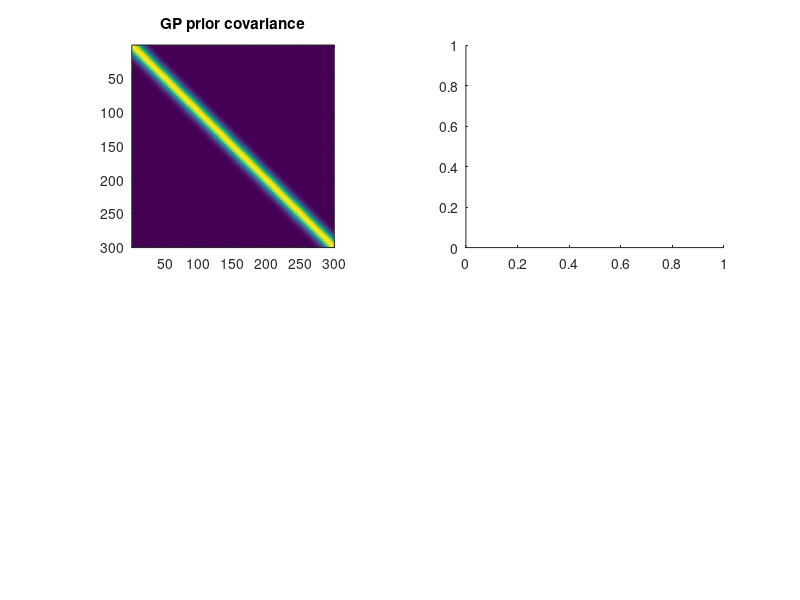

Recreate this plot in MATLAB. (Note: this script raises an error after producing the figure.)
% test script to fit all parameters and extract neural activity from 
% simulated data to see if the overall fitting procedure works
%% 1. make some simulated data:
%% 1.1 Generate movement artifact from GP
% Define anonymous function squared exponential kernel
kSE = @(r,l,x)(r*exp(-(bsxfun(@plus,x(:).^2,x(:).^2')-2*x(:)*x(:)')/(2*l.^2)));
T = 300;  % number of time points
tt = (1:T)';  % time grid
sig_m = .2; % prior standard deviation for movement artifact m
rho_m = sig_m^2;  % prior variance of m
lm = 10; % length scale
Km = kSE(rho_m,lm,tt); % the T x T GP covariance

% Find low-rank approximation to Km using SVD
[Um,Sm] = svd(Km);
thresh = 1e12;  % threshold on condition number
smdiag = diag(Sm); subplot(221); imagesc(Km); axis image; title('GP prior covariance');
subplot(222); imagesc(Kapprox); axis image; title('low-rank approximation');
subplot(223); plot(tt,Km(:,1:50:T),'b',tt,Kapprox(:,1:50:T),'r--');
title('slices');
ii = max(smdiag)./smdiag < thresh;  % vector of indices to keep.
krank = sum(ii); % rank
Ubasis = Um(:,ii);  % basis for Kmsubplot(221); imagesc(Km); axis image; title('GP prior covariance');
subplot(222); imagesc(Kapprox); axis image; title('low-rank approximation');
subplot(223); plot(tt,Km(:,1:50:T),'b',tt,Kapprox(:,1:50:T),'r--');
title('slices');
Ssqrt = spdiags(sqrt(smdiag(ii)),0,krank,krank); % diagonal matrix sqrt of eigenvalues
Ksqrt = Ubasis*Ssqrt; % low-rank linear operator for generating from iid samples

% Generate movement artifact by sampling from GP
mu_m = 1;  % mean of movement artifact m
mm = Ksqrt*randn(krank,1) + mu_m; % movement artifact

% Plot it
subplot(111); plot(tt,mm); 
title('True m(t) sampled from GP prior')
xlabel('time (bins)');

%% 1.2 Generate neural activity signals y and a, and measured signals r and g

% Set params
sig_r = .25; % prior stdev of r noise
sig_g = .25; % prior stdev of g noise
alpha_g = 0.9; % single time-bin decay of gcamp fluorescence signal
tau_g = -1/log(alpha_g);  % time constant of gcamp decay (in time bins) 

% Generate neural activity yy from GP

mu_y = 1*ones(T,1); % mean of neural activity y
rho_y = 0.1;  % variance of true y
l_y = 2;      % length scale of true y
Ky = kSE(rho_y,l_y,tt); % true covariance kernel
[Uy,Sy] = svd(Ky);
yy = Uy*sqrt(Sy)*randn(T,1)+mu_y; % generate noise

% Generate measured activity-related fluorescence aa
D = spdiags(ones(T,1)*[-alpha_g 1],-1:0,T,T); % better implementation!
aa = D\yy; % neural activity-related fluorescence signal a(t)

% Compute params of prior over aa
mu_a = mean(D\mu_y); % mean of a(t)
rho_a = var(aa);  % variance of a(t) 

% Generate R and G
rr = mm + sig_r*randn(T,1);
gg = mm.*aa + sig_g*randn(T,1);

% Make plots
subplot(311);
plot(tt,mm,tt,rr); 
title('motion artifact & measured rfp'); legend('artifact', 'rfp');

subplot(312);
plot(tt,gg);  title('measured gcamp');

subplot(313);
aa0 = gg./rr;
plot(tt,aa,tt, aa0);
legend('true aa', 'g/r estimate');
title('activity-related fluorescence')

prs_true = [rho_m,lm,mu_m,2, sig_r,sig_g]; % save true parameter values
%% 2. find ML estimates of the GP prior over motion, variances for r and g
prs0 = [1 1 2 std(rr)]'; % initial values for [rho_m,lm,pm,sig_r]
LB = [1e-03,.5, .1, 1e-03]'; % lower bound
UB = [1e03,2*length(rr),2,1e03]'; % upper bound

% Center the data so we don't need to fit the mean
muEst_m = mean(rr);
rr_ctr = rr-muEst_m;
% anonymous function for estimating kernel covariance
kfun = @(x,r,l,p,sigr)(r*exp(-abs(x/l).^p)+(x==0).*sigr^2); % anonymous function for cov
% make anonymous function (function pointer) for neg log-likelihood function.
lfun = @(prs)neglogli_GP(prs,kfun,rr_ctr);

% Set initial params
prs0 = max([prs0';LB'])'; % make sure it didn't go below LB or UB
prs0 = min([prs0';UB'])'; % make sure it didn't go below LB or UB


% set optimization options
opts = optimset('display','iter');

% optimize
prsML = fmincon(lfun,prs0,[],[],[],[],LB,UB,[],opts);
sigEst_r = prsML(4);
% find mu_y estimate
muEst_a = mean(gg)/muEst_m;
muEst_y = D*(muEst_a.*ones(T,1)); % can the first few elements ever be estimated correctly? does aa = D\yy always result in non-stationarity? 
% set prior covariance for neural activity by hand 
sigEst_y = 1;


% compute estimates of full covariances etc needed later in motion
% correction

Sminv = spdiags(1./smdiag(ii),0,krank,krank); 

% use estimated parameter values
KmEst = toeplitz(prsML(1)*exp(-abs((1:T)/prsML(2)).^prsML(3)));
[UmEst,SmEst] = svd(KmEst);
thresh = 1e12;  % threshold on condition number
smdiagEst = diag(SmEst); 
ii = max(smdiagEst)./smdiagEst < thresh;  % vector of indices to keep.
krankEst = sum(ii); % rank
UbasisEst = UmEst(:,ii);  % basis for Km
SminvEst = spdiags(1./smdiagEst(ii),0,krankEst,krankEst); 


% find estimate of sig_g from data
prs0 = [1 1 2 std(gg)]';
prs0 = max([prs0';LB'])'; % make sure it didn't go below LB or UB
prs0 = min([prs0';UB'])'; % make sure it didn't go below LB or UB

lfuncG = @(prs)neglogli_GP(prs,kfun,gg - mean(gg));
prsMLG = fmincon(lfuncG,prs0,[],[],[],[],LB,UB,[],opts);
sigEst_g = prsMLG(4);


% compare results to true data
fprintf('\t ============================================\n')
fprintf('\t\t true \t\t estimate: \t MSE:\n')
fprintf('\t rho_m:\t %1.4f \t  %1.4f \t %1.4d \n',rho_m,prsML(1),(rho_m-prsML(1)).^2)
fprintf('\t lm_m:\t %1.4f \t %1.4f \t %1.4d \n',lm,prsML(2),(lm-prsML(2)).^2)
fprintf('\t p_m:\t %1.4f \t  %1.4f \t %1.4d \n',2.0,prsML(3),(2.0-prsML(3)).^2)
fprintf('\t mu_m:\t %1.4f \t %1.4f \t %1.4d \n',mu_m,muEst_m,(mu_m-muEst_m).^2)
fprintf('\t sig_r:\t %1.4f \t  %1.4f \t %1.4d \n',sig_r,prsML(4),(sig_r-sigEst_r).^2)
fprintf('\t sig_g:\t %1.4f \t  %1.4f \t %1.4d \n',sig_g,sigEst_g,(sig_g-sigEst_g).^2)
fprintf('\t mu_y: \t %1.4f \t  %1.4f \t %1.4d \n',mean(mu_y),mean(muEst_y),mean((mu_y-muEst_y).^2))
fprintf('\t ============================================\n')
%% 3. Do motion correction
aa0 = gg./rr;
yy0 = D*aa0;

% initialize at true parameter values
yyEst_true = MotionCorrection_smooth_yy(rr,gg,aa0,sig_r^2,sig_g^2,mu_y,rho_y,mu_m,Ubasis,Sminv,D);
aaEst_true = D\yyEst_true;  % corresponding estimate of y(t)

yyEst_est = MotionCorrection_smooth_yy(rr,gg,aa0,sigEst_r^2,sigEst_g^2,muEst_y,sigEst_y,muEst_m,UbasisEst,SminvEst,D);
aaEst_est = D\yyEst_est;  % corresponding estimate of y(t)
%% benchmark method against g/r

subplot(211);  % a(t) plots
plot(tt, [aa aa0 aaEst_true aaEst_est]); 
title('True and estimated a(t)');
legend('true aa', 'g/r', 'supply true prior params', 'supply estimated params');
  
subplot(212) % y(t) plots
plot(tt,mu_y,'--k',tt,[yy yyEst_true yyEst_est]);
title('True and estimated y(t)');
legend('prior mean', 'true', 'supply true prior params', 'supply estimated params');

% Report errors
amse = @(x)(norm(x-aa)^2);
ymse = @(x)(norm(x-yy)^2);
fprintf('=====\nErrs in a(t):\n g/r: %9.2f\n init true: %9.2f\n init est: %6.2f \n', ...
    amse(aa0), amse(aaEst_true), amse(aaEst_est));
fprintf('-----\nErrs in y(t):\n g/r: %9.2f\n init true: %9.2f\n init est: %6.2f \n', ...
    ymse(yy0), ymse(yyEst_true), ymse(yyEst_est));
